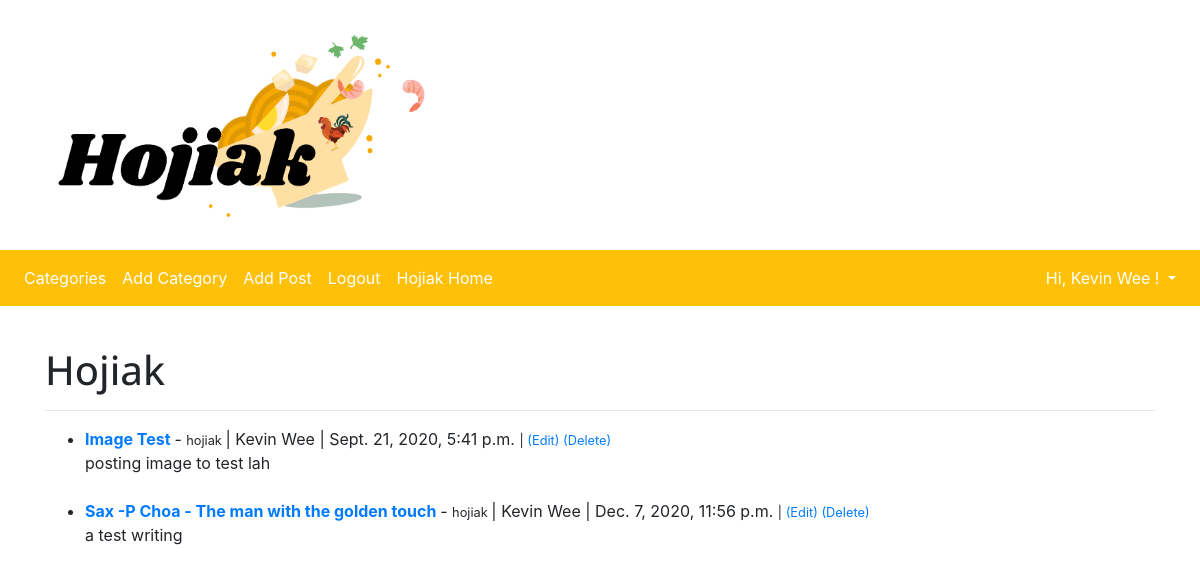
/theblog/category/hojiak/ (signed in), run on the app's committed database.
### theblog/models.py (models this page shows, shortened)
class Post(models.Model):
    title = models.CharField(max_length=255)
    header_image = models.ImageField(null=True, blank=True, upload_to="images/")
    title_tag = models.CharField(max_length=255)
    author = models.ForeignKey(User, on_delete=models.CASCADE)
    body = RichTextField(blank=True, null=True)
    post_date = models.DateTimeField(auto_now_add=True)
    category = models.CharField(max_length=255, default='hojiak')
    snippet = models.CharField(max_length=255)
    likes = models.ManyToManyField(User, related_name='blog_posts')

### theblog/views.py (the view)
# urls.py: path('category/<str:cats>/', CategoryView, name='category'),
def CategoryView(request, cats):
    category_posts = Post.objects.filter(category=cats.replace('-', ' '))
    return render(request, 'categories.html', {'cats':cats.title().replace('-', ' '), 'category_posts': category_posts})

### theblog/templates/categories.html
{% extends 'base.html' %}
{% block content %}
{% load static %}
{% if category_posts %}
    <h1> {{ cats }}  </h1>
    <hr>
    <ul>
    {% for post in category_posts %}
    <li> <a href = "{% url 'article-detail' post.pk %}"> <strong> {{ post.title }} </strong> </a> -
    <small>{{ post.category }} </small> |
    {{ post.author.first_name }} {{ post.author.last_name }} |
    {{ post.post_date }}
    <small>
        {% if user.is_authenticated %}
            {% if user.id == post.author.id %}
                | <a href="{% url 'update_post' post.pk %}">(Edit)</a>
                <a href="{% url 'delete_post' post.pk %}">(Delete)</a>
            {% endif %}
        {% endif %}
    </small>
    <br/>
    {{ post.snippet }} </li>
    <br/>
    {% endfor %}
    </ul>
{% else %}
    <h2> Sorry there are no posts under this category yet... be the first to create one! </h2>
{% endif %}
{% endblock %}

### theblog/templates/base.html (shortened to what this page needs)
<!doctype html>
{% load static %}
<html lang="en">
  <head>
    <link rel="stylesheet" href="https://stackpath.bootstrapcdn.com/bootstrap/4.4.1/css/bootstrap.min.css">
    <link rel="stylesheet" type="text/css" href="{% static 'styles.css' %}">
  </head>
  <body>
    <div class="site-branding">
      <div class="site-branding-logo">
        <img src="/media/images/Logo - Secondary.png" width="450" height="250"></img>
      </div>
    </div>
    <nav class="navbar navbar-expand-lg navbar-dark bg-warning">
  <div class="collapse navbar-collapse" id="navbarSupportedContent">
    <ul class="navbar-nav mr-auto">
  {% if cat_menu %}
    <li class="nav-item active dropdown">
          <a class="nav-link dropdown-toggle" href="#" id="navbarDropdown" role="button" data-toggle="dropdown" aria-haspopup="true" aria-expanded="false">
            Categories
          </a>
          <div class="dropdown-menu" aria-labelledby="navbarDropdown">
            {% for item in cat_menu %}
              <a class="dropdown-item" href="{% url 'category' item|slugify%}"> {{ item }} </a>
            {% endfor %}
          </div>
        </li>
  {% else %}
    <li class="nav-item active">
      <a class="nav-link" href="{% url 'category-list' %}">Categories</a>
    </li>
  {% endif %}
      {% if user.is_authenticated %}
        <li class="nav-item active">
            <a class="nav-link" href="{% url 'add_category' %}">Add Category</a>
        </li>
        <li class="nav-item active">
            <a class="nav-link" href="{% url 'add_post' %}">Add Post</a>
        </li>
        <li class="nav-item active">
            <a class="nav-link" href="{% url 'logout' %}">Logout</a>
        </li>
      {% endif %}
      <li class="nav-item active">
        <a class="nav-link" href="{% url 'home' %}"> Hojiak Home  </a>
      </li>
    </ul>
  {% if user.is_authenticated %}
    <ul class="navbar-nav ml-auto">
      <li class="nav-item dropdown active">
        <a class="nav-link dropdown-toggle" href="#" id="navbarDropdown" role="button" data-toggle="dropdown" aria-haspopup="true" aria-expanded="false">
          Hi,
            {{ user.first_name }}
            {{ user.last_name }}
            !
        </a>
      </li>
    </ul>
  {% endif %}
  </div>
</nav>
    <br/>
    <div class = "container">
    {% block content%}
    {% endblock %}
    </div>
  </body>
</html>

### website/static/styles.css (style rules this page uses)
h1 { font-family: 'Open Sans', sans-serif; min-height: 3rem; padding-top: 1rem; }
.navbar a { font-family: 'Open Sans' sans-serif; }
div.site-branding { display: inline-block; vertical-align: middle; }
div.site-branding-logo { display: inline-block; vertical-align: middle; position: relative; top: -15px; }

### data on the page
Post: title "Image Test", category "hojiak", author.first_name "Kevin", author.last_name "Wee", post_date "Sept. 21, 2020, 5:41 p.m.", shows "(Edit)", snippet "posting image to test lah"
Post: title "Sax -P Choa - The man with the golden touch", category "hojiak", author.first_name "Kevin", author.last_name "Wee", post_date "Dec. 7, 2020, 11:56 p.m.", shows "(Edit)", snippet "a test writing"

### other printed values
{{ user.first_name }} "Kevin"
{{ user.last_name }} "Wee"
{{ cats }} "Hojiak"
